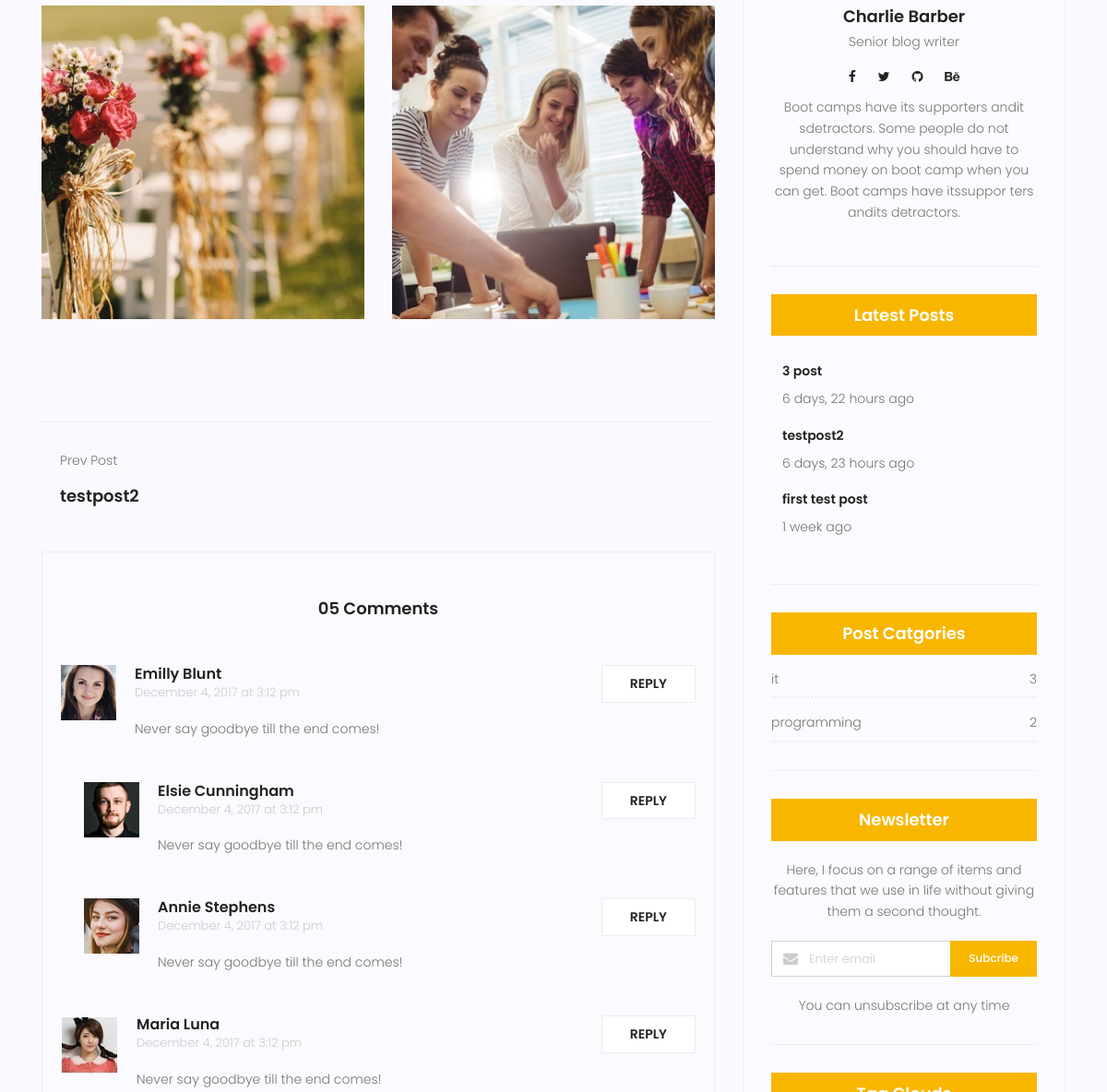
Page /blog/3/ (middle part) on the earlier database version.
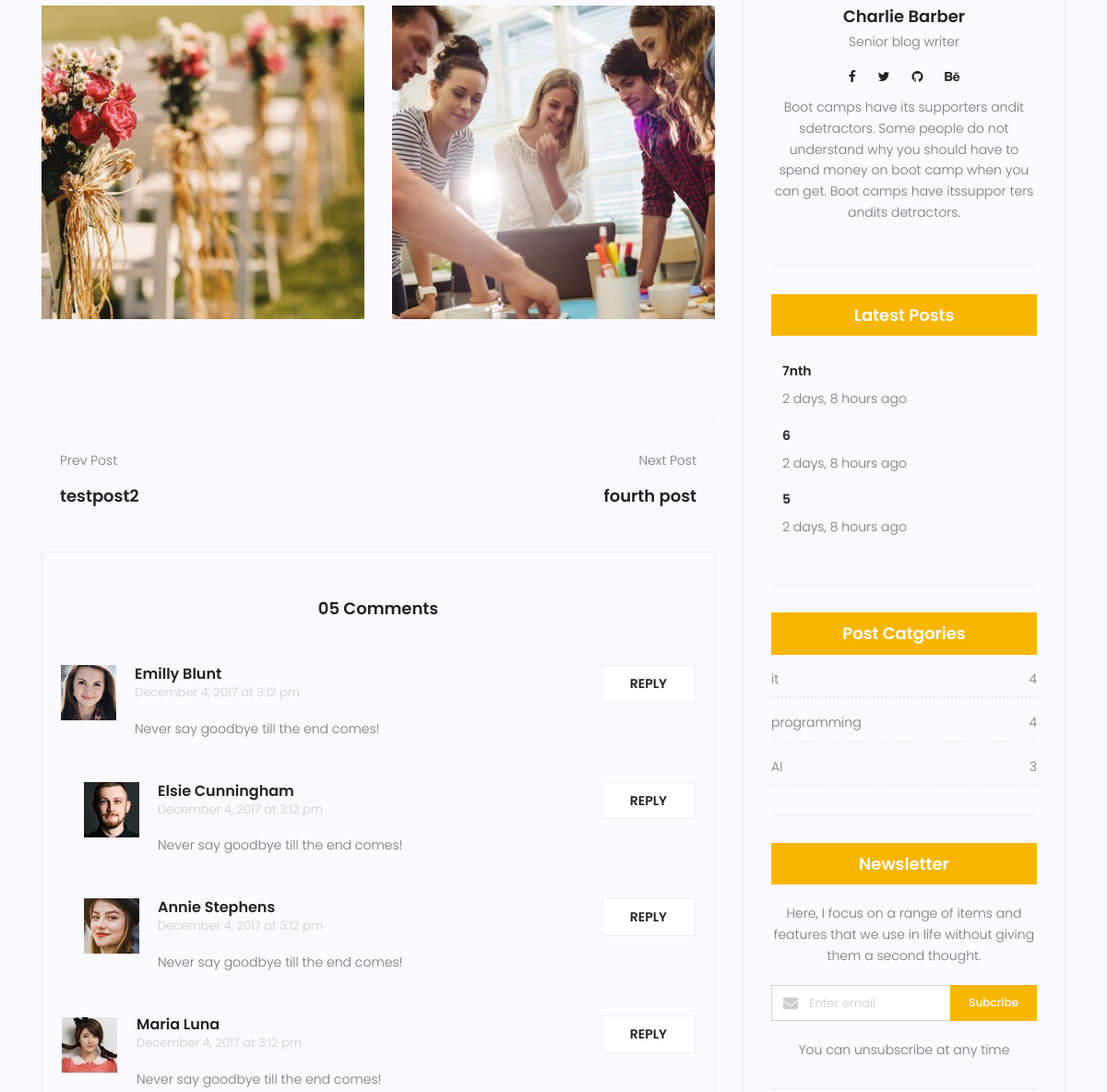
Same page on the later database version.
### blog/models.py (models this page shows, shortened)
class Post(models.Model):
    image = models.ImageField(upload_to='blog/', default='blog/default.jpg')
    author = models.ForeignKey(User, related_name='posts', on_delete=models.SET_NULL, null=True)
    title = models.CharField(max_length=255)
    content = models.TextField()
    category = models.ManyToManyField(Category)
    counted_view = models.IntegerField(default=0)
    status = models.BooleanField(default=False)
    published_datetime = models.DateTimeField(null=True)
    created_datetime = models.DateTimeField(auto_now_add=True)
    modified_datetime = models.DateTimeField(auto_now=True)
    class Meta:
        ordering = ['-created_datetime']
    def __str__(self):
        return self.title

class Category(models.Model):
    name = models.CharField(max_length=255)
    def __str__(self) -> str:
        return self.name

### blog/views.py (the view)
# urls.py: path('<int:pk>/', views.blog_detail_view, name='detail_view'),
def blog_detail_view(request, pk):
    queryset = Post.objects.filter(status=True, published_datetime__lte=now())
    post = get_object_or_404(queryset, id=pk)
    post.counted_view += 1
    post.save()
    next_post = queryset.filter(id__gt=post.id).order_by("id").first()
    previous_post = queryset.filter(id__lt=post.id).order_by("id").last()
    context = {"post": post, "next_post": next_post, "previous_post": previous_post}
    return render(request, "blog/blog-single.html", context)

### blog/templatetags/blog_tags.py (called while the page is built)
@register.inclusion_tag("blog/blog-latest-post.html")
def latestposts(arg=3):
    posts = Post.objects.filter(status=True, published_datetime__lte=now()).order_by(
        "-published_datetime"
    )[:arg]
    return {"posts": posts}

@register.inclusion_tag("blog/blog-category.html")
def post_categories():
    posts = Post.objects.filter(status=True, published_datetime__lte=now())
    categories = Category.objects.all()
    cat_dict = {}
    for name in categories:
        cat_dict[name] = posts.filter(category=name).count()
    return {"categories": cat_dict}

### templates/blog/blog-single.html (shortened to what this page needs)
{% extends '_base.html' %}
{% load static %}
{% load blog_tags %}
{% block content %}
			<section class="post-content-area single-post-area">
				<div class="container">
					<div class="row">
						<div class="col-lg-8 posts-list">
							<div class="single-post row">
								<div class="col-lg-12">
									<div class="row mt-30 mb-30">
										<div class="col-6">
											<img class="img-fluid" src="{% static 'img/blog/post-img1.jpg' %}" alt="">
										</div>
										<div class="col-6">
											<img class="img-fluid" src="{% static 'img/blog/post-img2.jpg' %}" alt="">
										</div>
										<div class="col-lg-12 mt-30">
										</div>
									</div>
								</div>
							</div>
							<div class="navigation-area">
								<div class="row">
									<div class="col-lg-6 col-md-6 col-12 nav-left flex-row d-flex justify-content-start align-items-center">
										{% if previous_post %}
										<div class="arrow">
											<a href="{% url 'blog:detail_view' previous_post.id %}"></a>
										</div>
										<div class="detials">
											<p>Prev Post</p>
											<a href="{% url 'blog:detail_view' previous_post.id %}"><h4>{{ previous_post }}</h4></a>
										</div>
										{% endif %}
									</div>
									<div class="col-lg-6 col-md-6 col-12 nav-right flex-row d-flex justify-content-end align-items-center">
										{% if next_post %}
										<div class="detials">
											<p>Next Post</p>
											<a href="{% url 'blog:detail_view' next_post.id %}"><h4>{{ next_post }}</h4></a>
										</div>
										<div class="arrow">
											<a href="{% url 'blog:detail_view' next_post.id %}"></a>
										</div>
										{% endif %}
									</div>
								</div>
							</div>
							<div class="comments-area">
								<h4>05 Comments</h4>
								<div class="comment-list">
                                    <div class="single-comment justify-content-between d-flex">
                                        <div class="user justify-content-between d-flex">
                                            <div class="thumb">
                                                <img src="{% static 'img/blog/c1.jpg' %}" alt="">
                                            </div>
                                            <div class="desc">
                                                <h5><a href="#">Emilly Blunt</a></h5>
                                                <p class="date">December 4, 2017 at 3:12 pm </p>
                                                <p class="comment">
                                                    Never say goodbye till the end comes!
                                                </p>
                                            </div>
                                        </div>
                                        <div class="reply-btn">
                                               <a href="" class="btn-reply text-uppercase">reply</a>
                                        </div>
                                    </div>
                                </div>
								<div class="comment-list left-padding">
                                    <div class="single-comment justify-content-between d-flex">
                                        <div class="user justify-content-between d-flex">
                                            <div class="thumb">
                                                <img src="{% static 'img/blog/c2.jpg' %}" alt="">
                                            </div>
                                            <div class="desc">
                                                <h5><a href="#">Elsie Cunningham</a></h5>
                                                <p class="date">December 4, 2017 at 3:12 pm </p>
                                                <p class="comment">
                                                    Never say goodbye till the end comes!
                                                </p>
                                            </div>
                                        </div>
                                        <div class="reply-btn">
                                               <a href="" class="btn-reply text-uppercase">reply</a>
                                        </div>
                                    </div>
                                </div>
								<div class="comment-list left-padding">
                                    <div class="single-comment justify-content-between d-flex">
                                        <div class="user justify-content-between d-flex">
                                            <div class="thumb">
                                                <img src="{% static 'img/blog/c3.jpg' %}" alt="">
                                            </div>
                                            <div class="desc">
                                                <h5><a href="#">Annie Stephens</a></h5>
                                                <p class="date">December 4, 2017 at 3:12 pm </p>
                                                <p class="comment">
                                                    Never say goodbye till the end comes!
                                                </p>
                                            </div>
                                        </div>
                                        <div class="reply-btn">
                                               <a href="" class="btn-reply text-uppercase">reply</a>
                                        </div>
                                    </div>
                                </div>
								<div class="comment-list">
                                    <div class="single-comment justify-content-between d-flex">
                                        <div class="user justify-content-between d-flex">
                                            <div class="thumb">
                                                <img src="{% static 'img/blog/c4.jpg' %}" alt="">
                                            </div>
                                            <div class="desc">
                                                <h5><a href="#">Maria Luna</a></h5>
                                                <p class="date">December 4, 2017 at 3:12 pm </p>
                                                <p class="comment">
                                                    Never say goodbye till the end comes!
                                                </p>
                                            </div>
                                        </div>
                                        <div class="reply-btn">
                                               <a href="" class="btn-reply text-uppercase">reply</a>
                                        </div>
                                    </div>
                                </div>
							</div>
						</div>
						<div class="col-lg-4 sidebar-widgets">
							<div class="widget-wrap">
								{% include 'blog/blog-writer.html' %}
								{% latestposts %}
								{% post_categories %}
								{% include 'blog/blog-newsletter.html' %}
								{% include 'blog/blog-tag.html' %}
							</div>
						</div>
					</div>
				</div>
			</section>
{% endblock content %}

### templates/_base.html (shortened to what this page needs)
{% load static %}
<!DOCTYPE html>
<html lang="zxx" class="no-js">
<head>
    <link rel="stylesheet" href="{% static 'css/linearicons.css' %}"/>
    <link rel="stylesheet" href="{% static 'css/font-awesome.min.css' %}"/>
    <link rel="stylesheet" href="{% static 'css/bootstrap.css' %}"/>
    <link rel="stylesheet" href="{% static 'css/magnific-popup.css' %}"/>
    <link rel="stylesheet" href="{% static 'css/jquery-ui.css' %}"/>
    <link rel="stylesheet" href="{% static 'css/nice-select.css' %}"/>
    <link rel="stylesheet" href="{% static 'css/animate.min.css' %}"/>
    <link rel="stylesheet" href="{% static 'css/owl.carousel.css' %}"/>
    <link rel="stylesheet" href="{% static 'css/main.css' %}"/>
</head>
<body>
{% block content %}{% endblock content %}
</body>
</html>

### templates/blog/blog-writer.html (shortened to what this page needs)
{% load static %}
<div class="single-sidebar-widget user-info-widget">
    <a href="#"><h4>Charlie Barber</h4></a>
    <p>Senior blog writer</p>
    <ul class="social-links">
      <li>
        <a href="#"><i class="fa fa-facebook"></i></a>
      </li>
      <li>
        <a href="#"><i class="fa fa-twitter"></i></a>
      </li>
      <li>
        <a href="#"><i class="fa fa-github"></i></a>
      </li>
      <li>
        <a href="#"><i class="fa fa-behance"></i></a>
      </li>
    </ul>
    <p>
      Boot camps have its supporters andit sdetractors. Some people do
      not understand why you should have to spend money on boot camp
      when you can get. Boot camps have itssuppor ters andits
      detractors.
    </p>
  </div>

### templates/blog/blog-latest-post.html (shortened to what this page needs)
{% load static %}
{% load humanize %}
<div class="single-sidebar-widget popular-post-widget">
    <h4 class="popular-title">Latest Posts</h4>
    <div class="popular-post-list">
      {% for post in posts %}
      <div class="single-post-list d-flex flex-row align-items-center">
        <div class="details">
          <a href="{% url 'blog:detail_view' post.id %}"
            ><h6>{{ post.title }}</h6></a
          >
          <p>{{ post.published_datetime|naturaltime }}</p>
        </div>
      </div>
      {% endfor %}
    </div>
  </div>

### templates/blog/blog-category.html
<div class="single-sidebar-widget post-category-widget">
    <h4 class="category-title">Post Catgories</h4>
    <ul class="cat-list">
      {% for name, count in categories.items %}
      <li>
        <a href="{% url 'blog:category' cat_name=name %}" class="d-flex justify-content-between">
          <p>{{ name }}</p>
          <p>{{ count }}</p>
        </a>
      </li>
      {% endfor %}
  </div>

### templates/blog/blog-newsletter.html
<div class="single-sidebar-widget newsletter-widget">
    <h4 class="newsletter-title">Newsletter</h4>
    <p>
      Here, I focus on a range of items and features that we use in life
      without giving them a second thought.
    </p>
    <div class="form-group d-flex flex-row">
      <div class="col-autos">
        <div class="input-group">
          <div class="input-group-prepend">
            <div class="input-group-text">
              <i class="fa fa-envelope" aria-hidden="true"></i>
            </div>
          </div>
          <input
            type="text"
            class="form-control"
            id="inlineFormInputGroup"
            placeholder="Enter email"
            onfocus="this.placeholder = ''"
            onblur="this.placeholder = 'Enter email'"
          />
        </div>
      </div>
      <a href="#" class="bbtns">Subcribe</a>
    </div>
    <p class="text-bottom">You can unsubscribe at any time</p>
  </div>

### templates/blog/blog-tag.html (shortened to what this page needs)
<div class="single-sidebar-widget tag-cloud-widget">
    <h4 class="tagcloud-title">Tag Clouds</h4>
  </div>

Differences in the rows shown:
no longer on one of the page's lists (row unchanged): Post: title "testpost2", published_datetime "6 days, 23 hours ago"
no longer on this page (row unchanged): Post: title "3 post", published_datetime "6 days, 22 hours ago"
no longer on this page (row unchanged): Post: title "first test post", published_datetime "1 week ago"
added Post: title "fourth post"
added Post: title "7nth", published_datetime "2 days, 8 hours ago"
added Post: title "6", published_datetime "2 days, 8 hours ago"
added Post: title "5", published_datetime "2 days, 8 hours ago"
computed for Category "it": count "3" → "4"
computed for Category "programming": id "2" → "4"
added Category: name "AI", id "3"
Other differences:
text now shown: "Next Post"
